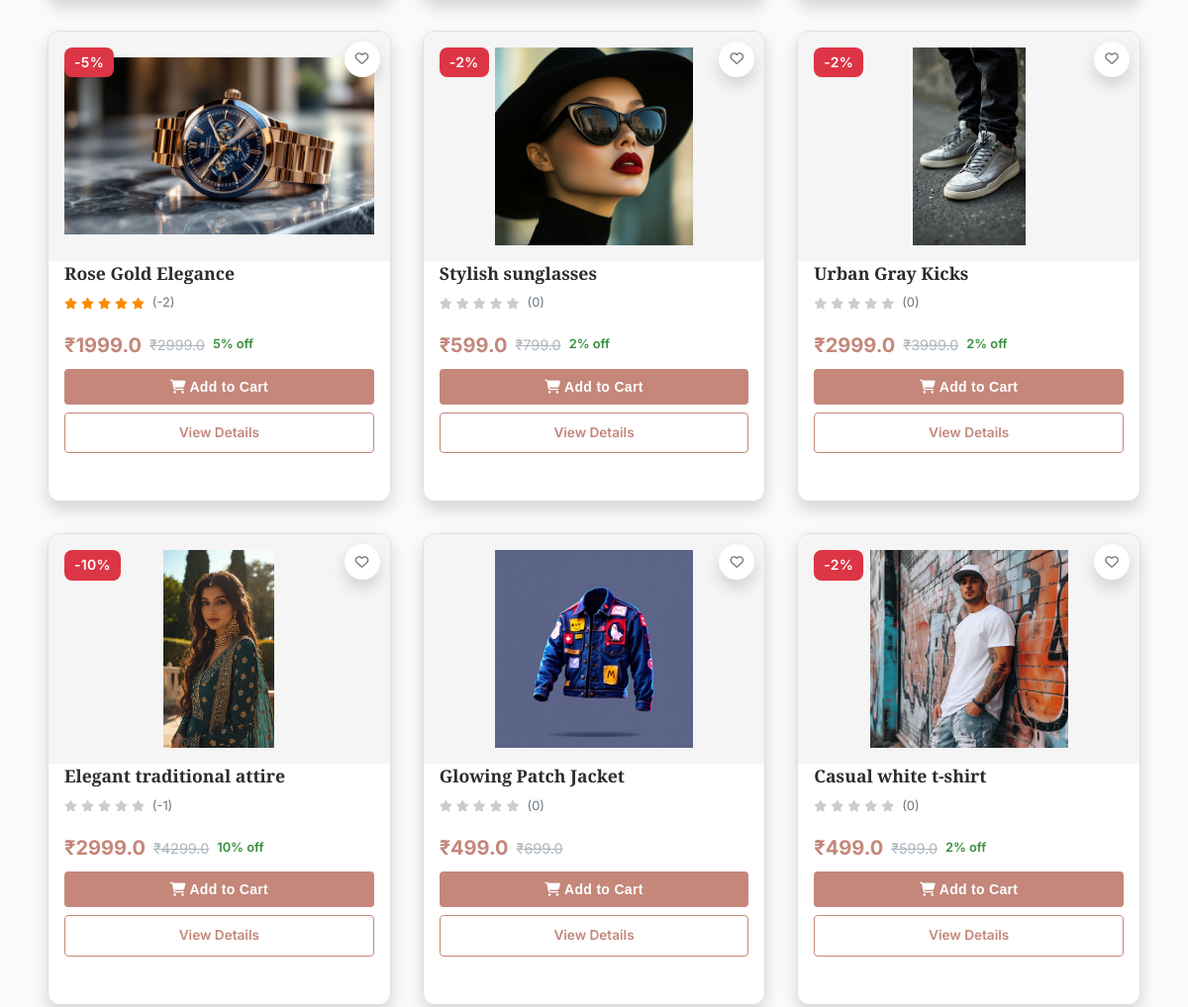
Before: /search (middle part) with the older database file.
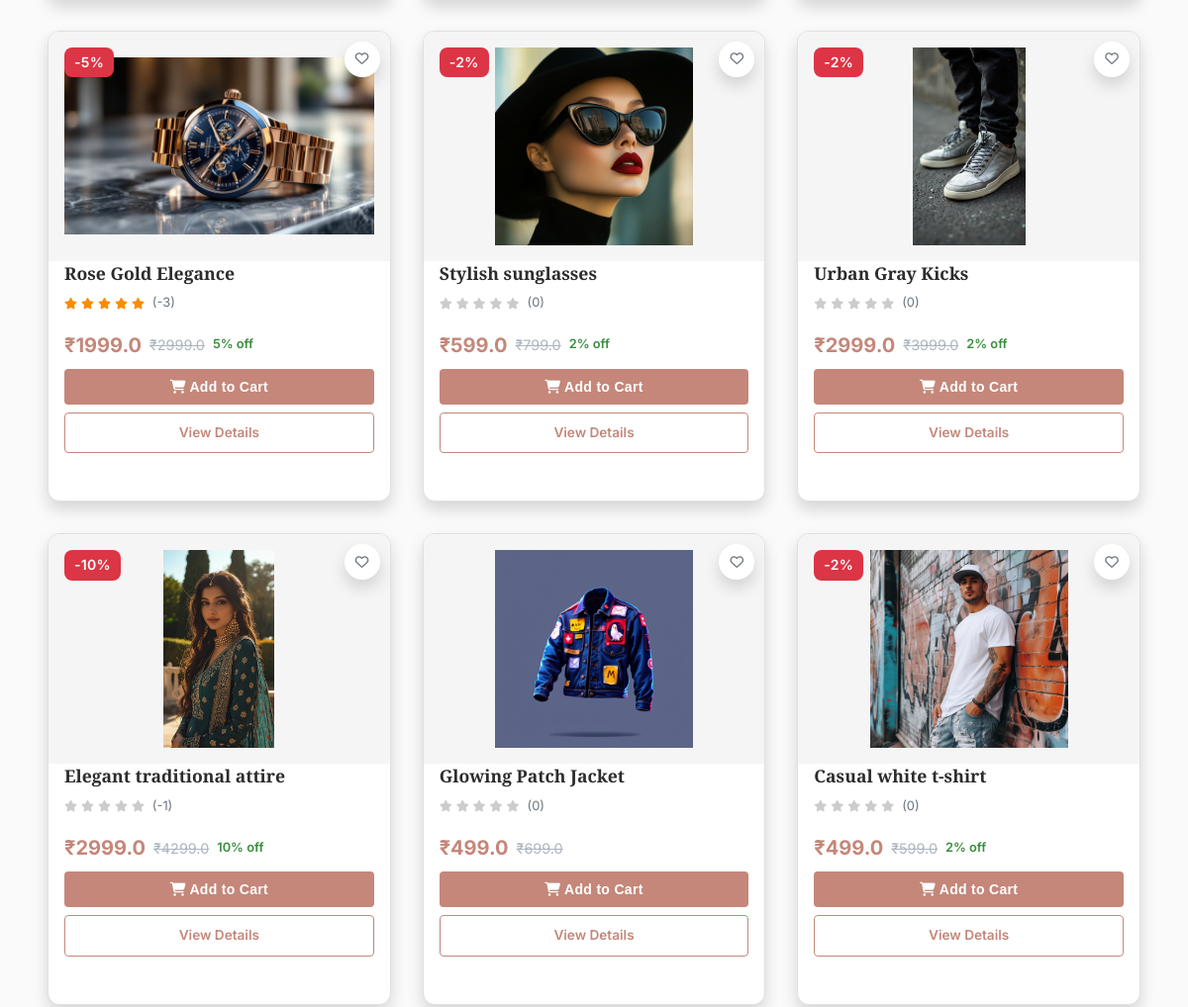
After: the same page with the newer database file.
### app/models.py (models this page shows, shortened)
class Product(db.Model):
    __tablename__ = 'products'
    id = db.Column(db.Integer, primary_key=True)
    product_name = db.Column(db.String(100), nullable=False)
    product_picture = db.Column(db.String(1000), nullable=False)
    current_price = db.Column(db.Float, nullable=False)
    previous_price = db.Column(db.Float, nullable=False)
    description = db.Column(db.String(2000), nullable=True)
    color = db.Column(db.String(15))
    rating = db.Column(db.Integer, default=0)
    sale = db.Column(db.Boolean, default=False)
    discount = db.Column(db.Integer, nullable=True, default=0)
    count = db.Column(db.Integer, nullable=False, default=0)  # Inventory count
    brand_id = db.Column(db.Integer, db.ForeignKey('brands.id'), nullable=True)
    category = db.Column(db.String(100), nullable=False)  # ✅ Now category is a string field
    quantity_size = db.relationship('ProductSize', backref='product', lazy=True, cascade="all, delete-orphan")
    carts = db.relationship('Cart', backref='cart_product', lazy=True, cascade="all, delete-orphan")
    wishlists = db.relationship('Wishlist', backref='wishlist_product', lazy=True, cascade="all, delete-orphan")
    order_items = db.relationship('OrderItem', backref='product', lazy=True, cascade="all, delete-orphan")

### app/views.py (the view, shortened to what this page needs)
@views.route('/search', methods=['GET'])
def search():
    query = request.args.get('query', '').strip()
    category = request.args.get('category', '')
    brand = request.args.get('brand', '')
    min_price = request.args.get('min_price', type=float)
    max_price = request.args.get('max_price', type=float)
    color = request.args.get('color', '')
    sort_by = request.args.get('sort', 'relevance')
    page = request.args.get('page', 1, type=int)
    per_page = 24
    search_query = Product.query
    if category:
        search_query = search_query.filter(Product.category == category)
    if brand:
        search_query = search_query.join(Brand).filter(Brand.name == brand)
    if color:
        search_query = search_query.filter(Product.color.ilike(f'%{color}%'))
    if min_price is not None:
        search_query = search_query.filter(Product.current_price >= min_price)
    if max_price is not None:
        search_query = search_query.filter(Product.current_price <= max_price)
    if sort_by == 'price_low':
        search_query = search_query.order_by(Product.current_price.asc())
    elif sort_by == 'price_high':
        search_query = search_query.order_by(Product.current_price.desc())
    elif sort_by == 'rating':
        search_query = search_query.order_by(Product.rating.desc())
    elif sort_by == 'newest':
        search_query = search_query.order_by(Product.id.desc())
    else:  # relevance
        if query:
            search_query = search_query.order_by(
                Product.product_name.ilike(f'%{query}%').desc(),
                Product.rating.desc()
            )
    paginated = search_query.paginate(page=page, per_page=per_page, error_out=False)
    categories = db.session.query(Product.category).distinct().all()
    brands = Brand.query.all()
    colors = db.session.query(Product.color).filter(Product.color.isnot(None)).distinct().all()
    price_range = db.session.query(
        func.min(Product.current_price),
        func.max(Product.current_price)
    ).first()
    wishlisted_ids = set()
    if current_user.is_authenticated:
        wishlisted_ids = {w.product_id for w in Wishlist.query.filter_by(user_id=current_user.id).all()}
    return render_template(
        'search_results.html',
        products=paginated.items,
        pagination=paginated,
        query=query,
        filters={
            'category': category,
            'brand': brand,
            'color': color,
            'min_price': min_price,
            'max_price': max_price,
            'sort_by': sort_by
        },
        filter_options={
            'categories': [c[0] for c in categories],
            'brands': brands,
            'colors': [c[0] for c in colors if c[0]],
            'price_range': price_range
        },
        total_results=paginated.total,
        wishlisted_ids=wishlisted_ids
    )

### app/templates/search_results.html (shortened to what this page needs)
{% extends 'base.html' %}
{% block extra_css %}
<link rel="stylesheet" href="{{ url_for('static', filename='css/search.css') }}?v={{ range(1, 1000) | random }}">
{% endblock %}
{% block content %}
<section class="search-results">
    <div class="container">
        {% if products %}
        <div class="product-container">
            {% for product in products %}
            <div class="product-card" data-product-id="{{ product.id }}">
                {% if product.discount > 0 %}
                <span class="discount-badge">-{{ product.discount }}%</span>
                {% endif %}
                <button class="wishlist-btn {% if wishlisted_ids is defined and product.id in wishlisted_ids %}active{% endif %}"
                        data-product-id="{{ product.id }}"
                        data-url="{{ url_for('views.toggle_wishlist', product_id=product.id) }}"
                        aria-label="Toggle wishlist">
                    <i class="{% if wishlisted_ids is defined and product.id in wishlisted_ids %}fas{% else %}far{% endif %} fa-heart"></i>
                </button>
                <a href="{{ url_for('views.product_info', product_id=product.id) }}" class="product-image-link">
                    <div class="product-image">
                        <img src="{{ url_for('views.get_image', filename=product.product_picture) }}" alt="{{ product.product_name }}" loading="lazy">
                    </div>
                </a>
                <div class="product-info">
                    <h3 class="product-title">{{ product.product_name }}</h3>
                    <div class="product-rating">
                        {% for i in range(5) %}
                            <i class="fas fa-star {% if i >= product.rating %}star-empty{% endif %}"></i>
                        {% endfor %}
                        <span class="rating-count">({{ product.count }})</span>
                    </div>
                    <div class="price-container">
                        <span class="discounted-price">&#8377;{{ product.current_price }}</span>
                        {% if product.previous_price > product.current_price %}
                        <span class="original-price">&#8377;{{ product.previous_price }}</span>
                        {% if product.discount > 0 %}
                        <span class="discount-percent">{{ product.discount }}% off</span>
                        {% endif %}
                        {% endif %}
                    </div>
                    <div class="product-actions">
                        <form action="{{ url_for('views.cart_add', product_id=product.id) }}" method="POST" class="add-to-cart-form">
                            <button type="submit" class="btn-add-cart">
                                <i class="fas fa-shopping-cart"></i> Add to Cart
                            </button>
                        </form>
                        <a href="{{ url_for('views.product_info', product_id=product.id) }}" class="btn-view-detail">
                            View Details
                        </a>
                    </div>
                </div>
            </div>
            {% endfor %}
        </div>
        {% else %}
        <div class="empty-state">
            <h3>No products found matching your search</h3>
            <p>Try different search terms or filters</p>
            <a href="{{ url_for('views.homepage') }}" class="btn btn-primary">Browse All Products</a>
        </div>
        {% endif %}
    </div>
</section>
{% endblock %}

### app/templates/base.html (shortened to what this page needs)
<!DOCTYPE html>
<html lang="en">
<head>
    <link rel="stylesheet" href="https://cdnjs.cloudflare.com/ajax/libs/font-awesome/6.4.0/css/all.min.css">
    <link rel="stylesheet" href="{{ url_for('static', filename='css/style.css') }}?v=2.2">
    <link rel="stylesheet" href="{{ url_for('static', filename='css/navbar.css') }}?v=2.2">
    <link rel="stylesheet" href="{{ url_for('static', filename='css/home.css') }}?v=2.2">
    {% block extra_css %}{% endblock %}
</head>
<body>
    <main class="main-content" style="margin-top: 72px; padding-top: 0;">
        {% block content %}{% endblock %}
    </main>
</body>
</html>

### app/static/css/style.css (style rules this page uses)
:root { --primary: #C4877A; --primary-hover: #A56B5F; --primary-light: #E5D3CD; --dark: #2C2C2C; --light: #F8F9FA; --white: #FFFFFF; --success: #4CAF50; --warning: #FF9800; --error: #F44336; --info: #2196F3; --gray-50: #FAFAFA; --gray-100: #F5F5F5; --gray-200: #EEEEEE; --gray-300: #E0E0E0; --gray-400: #BDBDBD; --gray-500: #9E9E9E; --gray-600: #757575; --gray-700: #616161; --gray-800: #424242; --gray-900: #212121; --font-primary: 'Inter', -apple-system, system-ui, sans-serif; --font-heading: 'Playfair Display', serif; --space-xs: 0.25rem; --space-sm: 0.5rem; --space-md: 1rem; --space-lg: 1.5rem; --space-xl: 2rem; --space-2xl: 3rem; --space-3xl: 4rem; --radius-sm: 4px; --radius-md: 8px; --radius-lg: 12px; --radius-xl: 16px; --radius-full: 9999px; --shadow-sm: 0 1px 2px 0 rgba(0, 0, 0, 0.05); --shadow-md: 0 4px 6px -1px rgba(0, 0, 0, 0.1); --shadow-lg: 0 10px 15px -3px rgba(0, 0, 0, 0.1); --shadow-xl: 0 20px 25px -5px rgba(0, 0, 0, 0.1); --transition: 0.3s cubic-bezier(0.4, 0, 0.2, 1); --z-dropdown: 1000; --z-sticky: 1020; --z-modal: 1050; }
*, *::before, *::after { box-sizing: border-box; margin: 0; padding: 0; }
html, body { overflow-x: hidden; max-width: 100vw; width: 100%; margin: 0; padding: 0; position: relative; }
html { scroll-behavior: smooth; font-size: 16px; overflow-x: hidden; max-width: 100vw; width: 100%; box-sizing: border-box; }
body { font-family: var(--font-primary); color: var(--gray-900); background-color: var(--gray-50); line-height: 1.6; -webkit-font-smoothing: antialiased; overflow-x: hidden; width: 100%; max-width: 100vw; position: relative; box-sizing: border-box; margin: 0; padding: 0; }
img { max-width: 100%; height: auto; display: block; }
h1, h2, h3, h4, h5, h6 { font-family: var(--font-heading); font-weight: 700; line-height: 1.2; margin-bottom: var(--space-md); }
h3 { font-size: clamp(1.5rem, 3vw, 2rem); }
.product-container, .brand-container { display: grid; grid-template-columns: repeat(auto-fill, minmax(250px, 1fr)); gap: var(--space-lg); padding: var(--space-xl); max-width: 1400px; margin: 0 auto; width: 100%; box-sizing: border-box; }
.card, .product-card { background: var(--white); border: 1px solid var(--gray-300); border-radius: 6px; overflow: hidden; transition: box-shadow 0.22s ease, transform 0.22s ease; position: relative; width: 100%; box-sizing: border-box; }
.card-image, .product-image { width: 100%; height: 220px; overflow: hidden; background: var(--gray-100); position: relative; }
.card-image img, .product-image img { width: 100%; height: 100%; object-fit: cover; transition: var(--transition); display: block; }
.card-content, .product-info { padding: var(--space-lg); }
.card-title, .product-title { font-size: 1.125rem; font-weight: 600; margin-bottom: var(--space-sm); color: var(--gray-900); }
.price-container { display: flex; align-items: center; gap: var(--space-sm); margin: var(--space-md) 0; }
.discounted-price { font-size: 1.5rem; font-weight: 700; color: var(--primary); }
.original-price { font-size: 1rem; color: var(--gray-500); text-decoration: line-through; }
.discount-badge { position: absolute; top: var(--space-md); left: var(--space-md); background: var(--error); color: var(--white); padding: var(--space-xs) var(--space-md); border-radius: var(--radius-md); font-size: 0.875rem; font-weight: 600; z-index: 5; }
.product-actions { display: flex; gap: var(--space-md); margin: var(--space-xl) 0; flex-wrap: wrap; }
.wishlist-btn { position: absolute; top: 15px; right: 15px; width: 36px; height: 36px; border-radius: 50%; background: var(--white); border: none; box-shadow: var(--shadow-md); cursor: pointer; display: flex; align-items: center; justify-content: center; transition: var(--transition); z-index: 10; }
.product-image-link { display: block; text-decoration: none; }
.product-actions { display: flex; gap: var(--space-sm); margin-top: var(--space-md); }
@media (max-width: 1200px) { .product-container { grid-template-columns: repeat(auto-fill, minmax(220px, 1fr)); } }

### app/templates/base.html (style rules this page uses)
html, body { overflow-x: hidden !important; }
.main-content { width: 100%; max-width: 100vw; box-sizing: border-box; padding-right: 0; padding-left: 0; margin-right: 0; margin-left: 0; padding-top: 0; }
body > * { max-width: 100vw !important; }
@media (max-width: 1200px) { .main-content { padding-top: 0; } }
html, body { overflow-x: hidden; max-width: 100vw; width: 100%; margin: 0; padding: 0; box-sizing: border-box; }
*, *::before, *::after { box-sizing: inherit; }

Changed rows visible on the page:
changed Product "Rose Gold Elegance": count "-2" → "-3"
